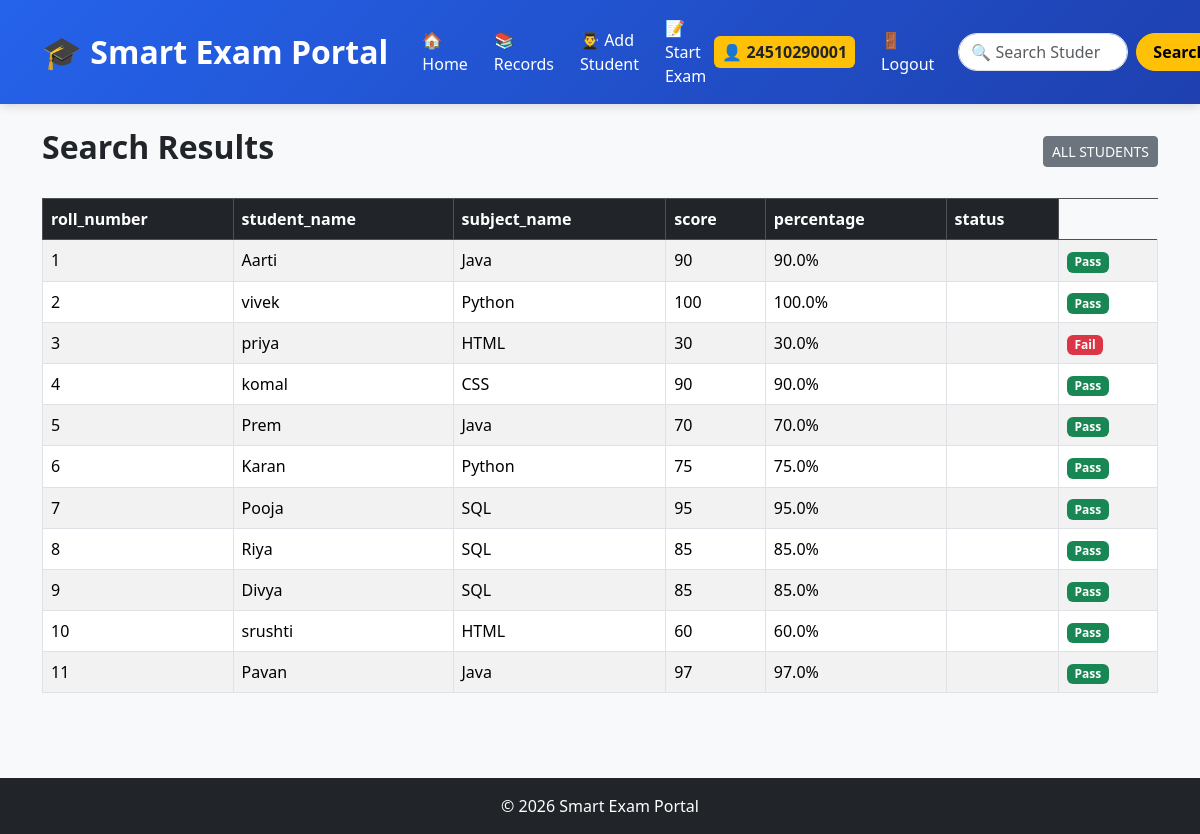
The page /search (signed in) on the database its author committed.
### tables this page shows
CREATE TABLE students (
    id INTEGER PRIMARY KEY AUTOINCREMENT,
    roll_number INTEGER,
    subject_name TEXT,
    student_name TEXT,
    score INTEGER,
    percentage REAL,
    exam_date TEXT
, subject_id INTEGER, photo TEXT DEFAULT 'default.jpg');

CREATE TABLE subjects (
        id INTEGER PRIMARY KEY AUTOINCREMENT,
        name TEXT NOT NULL UNIQUE
    );

### smart_exam_portal/app.py (the view)
@app.route("/search")
def search():
    q = request.args.get("q", "")
    conn = get_db()
    if q:
        students = conn.execute("""
            SELECT
                students.id,
                students.roll_number,
                students.student_name,
                students.score,
                students.percentage,
                students.exam_date,
                students.photo,
                subjects.name AS subject_name
            FROM students
            LEFT JOIN subjects
            ON students.subject_id = subjects.id
            WHERE students.student_name LIKE ?
            OR CAST(students.roll_number AS TEXT) LIKE ?
        """, (f"%{q}%", f"%{q}%")).fetchall()
    else:
        students = conn.execute("""
            SELECT
                students.id,
                students.roll_number,
                students.student_name,
                students.score,
                students.percentage,
                students.exam_date,
                subjects.name AS subject_name
            FROM students
            LEFT JOIN subjects
            ON students.subject_id = subjects.id
        """).fetchall()
    conn.close()
    return render_template(
        "search.html",
        students=students,
        query=q
    )

### smart_exam_portal/database.py (called while the page is built)
def get_db():
    conn = sqlite3.connect("myproject.db")
    conn.row_factory = sqlite3.Row
    return conn

### smart_exam_portal/templates/search.html (shortened to what this page needs)
{% extends "base.html" %}
{% block content %}
<div class="d-flex justify-content-between align-items-center mb-4">
    <h2 class="fw-bold">Search Results</h2>
    <a href="{{ url_for('records') }}"
       class="btn btn-secondary btn-sm">
        ALL STUDENTS
    </a>
</div>
{% if students|length > 0 %}
<table class="table table-striped table-bordered table-hover">
    <thead class="table-dark">
        <tr>
            <th>roll_number</th>
            <th>student_name</th>
            <th>subject_name</th>
            <th>score</th>
            <th>percentage</th>
            <th>status</th>
        </tr>
    </thead>
    <tbody>
        {% for student in students %}
        <tr>
            <td>{{ student.roll_number }}</td>
            <td>{{ student.student_name }}</td>
            <td>{{ student.subject_name }}</td>
            <td>{{ student.score }}</td>
            <td>{{ student.percentage }}%</td>
            <td>{{ student.status }}</td>
            <td>
                {% if student.percentage >= 40 %}
                    <span class="badge bg-success">
                        Pass
                    </span>
                {% else %}
                    <span class="badge bg-danger">
                        Fail
                    </span>
                {% endif %}
            </td>
        </tr>
        {% endfor %}
    </tbody>
</table>
{% endif %}
{% endblock %}

### smart_exam_portal/templates/base.html (style rules this page uses)
body { background-color:#f8f9fa; }

### rows shown on the page
students: roll_number "1", student_name "Aarti", subject_name "Java", score "90", percentage "90.0", shows "Pass"
students: roll_number "2", student_name "vivek", subject_name "Python", score "100", percentage "100.0", shows "Pass"
students: roll_number "3", student_name "priya", subject_name "HTML", score "30", percentage "30.0", shows "Fail"
students: roll_number "4", student_name "komal", subject_name "CSS", score "90", percentage "90.0", shows "Pass"
students: roll_number "5", student_name "Prem", subject_name "Java", score "70", percentage "70.0", shows "Pass"
students: roll_number "6", student_name "Karan", subject_name "Python", score "75", percentage "75.0", shows "Pass"
students: roll_number "7", student_name "Pooja", subject_name "SQL", score "95", percentage "95.0", shows "Pass"
students: roll_number "8", student_name "Riya", subject_name "SQL", score "85", percentage "85.0", shows "Pass"
students: roll_number "9", student_name "Divya", subject_name "SQL", score "85", percentage "85.0", shows "Pass"
students: roll_number "10", student_name "srushti", subject_name "HTML", score "60", percentage "60.0", shows "Pass"
students: roll_number "11", student_name "Pavan", subject_name "Java", score "97", percentage "97.0", shows "Pass"

### other values the page prints
{{ session['username'] }} "24510290001"
